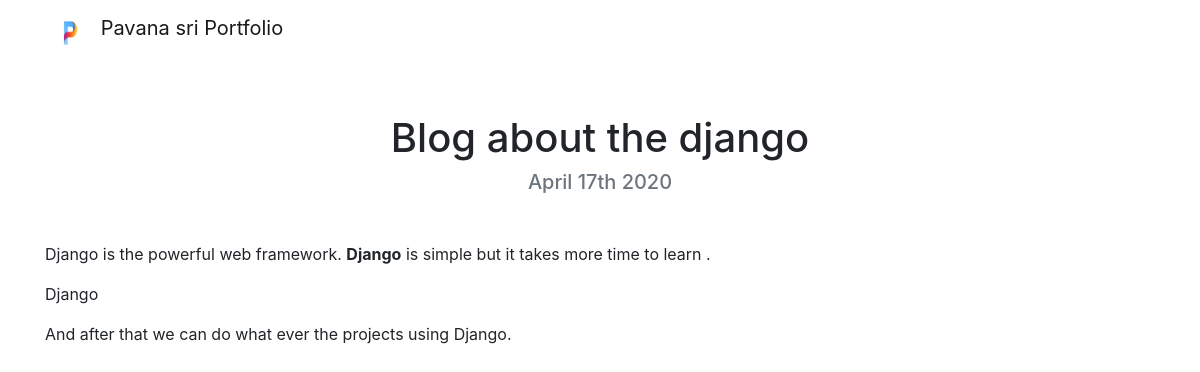
The page /blog/1 on the database its author committed.
### blog/models.py (models this page shows, shortened)
class Blog(models.Model):
    title = models.CharField(max_length = 200)
    description = models.TextField()
    date = models.DateField()

### blog/views.py (the view)
# urls.py: path('<int:blog_id>', views.detail, name = "detail"),
def detail(request,blog_id):
    blog = get_object_or_404(Blog, pk = blog_id)
    return render(request,'blog/detail.html',{'blog':blog})

### blog/templates/blog/detail.html
{% extends 'portfolio/base.html' %}
{% load static %}
{% block content %}
  <h1 class="text-center mt-5" id="blogdetailtitle">{{ blog.title }}</h1>
 <h5 class="text-center text-muted mb-5">{{ blog.date|date:'F jS Y' }}</h5>
 <p>{{ blog.description | safe }}</p>
 {% endblock %}

### rows shown on the page
Blog: title "Blog about the django", date "April 17th 2020", description "Django is the powerful web framework. Django is simple but it takes more time to learn . Django And after that we can do what ever the projects using Django."
